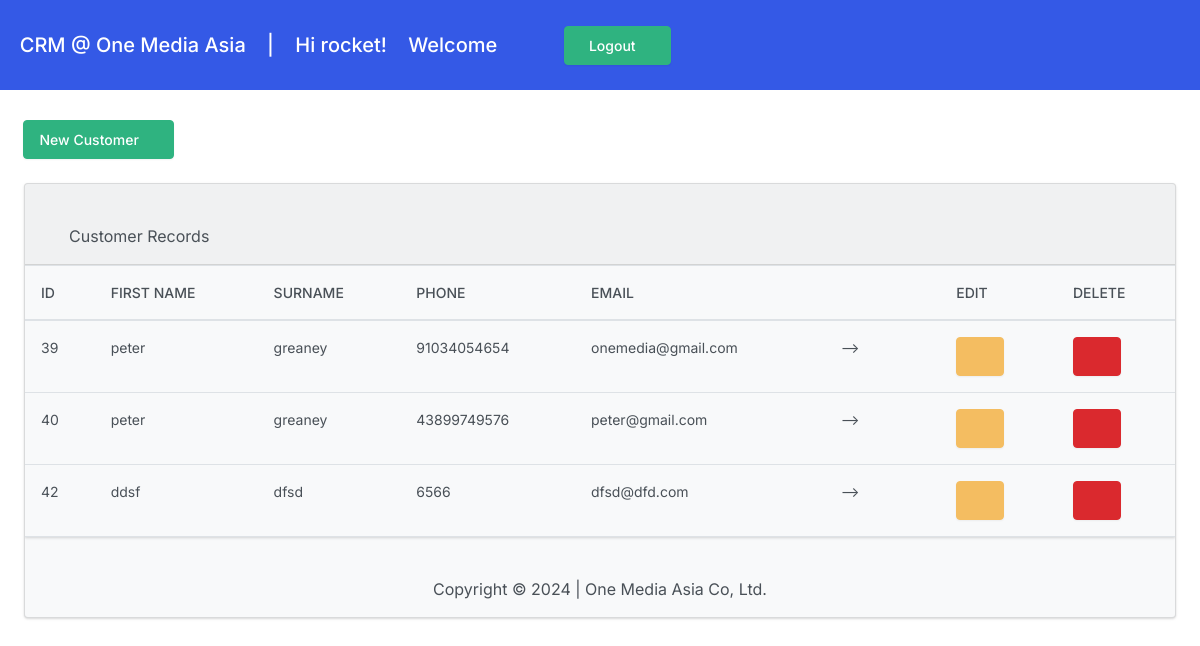
The app's page / (signed in), older data.
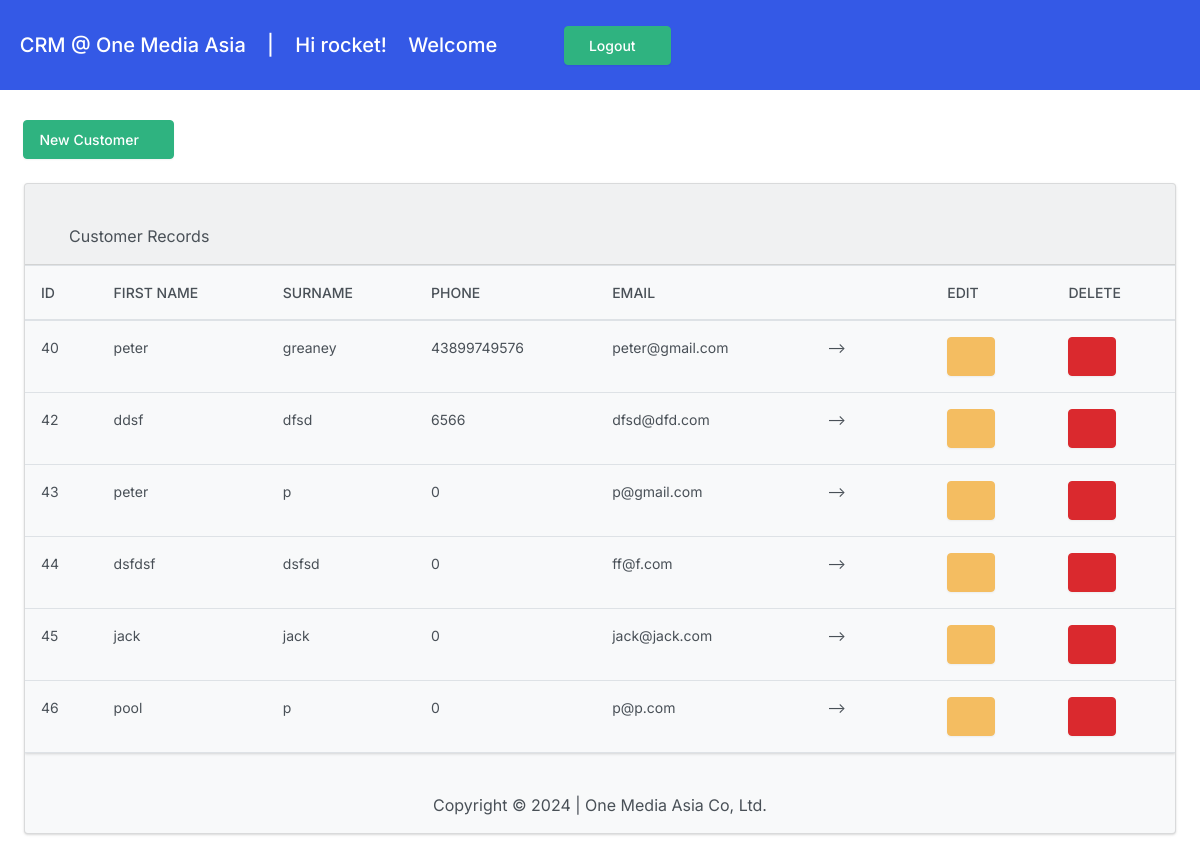
The same page, newer data.
### crm/models.py (models this page shows, shortened)
class Customer(models.Model):
    firstname = models.CharField(max_length=255)
    surname = models.CharField(max_length=255)
    phone = models.CharField(max_length=255)
    email = models.EmailField(unique=True)
    created_at = models.DateTimeField(auto_now_add=True)

### crm/views.py (the view)
# urls.py: path('', views.customer_list, name='customer_list'),
@login_required
def customer_list(request):
    customers = Customer.objects.all()
    return render(request, 'crm/customer_list.html', {'customers': customers})

### crm/templates/crm/customer_list.html (shortened to what this page needs)
<!DOCTYPE html>
<html>
<head>
  {% load static %}
    <link rel="stylesheet" href="https://cdn.jsdelivr.net/npm/bootstrap@4.3.1/dist/css/bootstrap.min.css">
    <link href="{% static 'strap.min.css' %}" rel="stylesheet" type="text/css">
    {% if user.is_authenticated %}
{% include "crm/navbar.html" %}
{% else %}do this{% endif %}
</head><br><br>
<body>
  <div class="card bg-light ms-4 me-4 mb-4">
    <div class="card-header"><br>
      <i class="fa-solid fa-list fa-lg"></i> Customer Records
    </div>
        <div class="table-responsive">
          <table class="table table">
            <thead>
           <th scope="col">ID</th>
            <th scope="col">First Name</th>
            <th scope="col">Surname</th>
            <th scope="col">Phone</th>
            <th scope="col">Email</th>
            <th scope="col"></th>
            <th scope="col"></th>
            <th scope="col">Edit</th>
            <th scope="col">Delete</th>
        </thead>
        {% for customer in customers %}
          <tr>
            <td>{{customer.id}}</td>
            <td>{{ customer.firstname }}</td>
            <td>{{ customer.surname }}</td>
            <td>{{ customer.phone }}</td>
            <td>{{ customer.email }}</td>
            <td>--></td>
            <td></td>
         <td> <a class="btn btn-warning me-1" href="{% url 'edit_customer' customer.id %}"></a>
          </td>
          <td> <button class="btn btn-danger" name="delete"></button></td>
            {% endfor %}
          </tr>
          {% load crispy_forms_tags %}
      </table>
    {% comment %} <a href="{% url 'logout' %}">Logout</a> {% endcomment %}</div>
</body>
<div align="center" valign="middle"></br><p>Copyright © 2024 |  One Media Asia Co, Ltd.</p></div>
</html>

### crm/templates/crm/navbar.html (shortened to what this page needs)
{% load static %}
<nav class="navbar navbar-expand-md navbar-dark fixed-top bg-primary">
    <br><br>&nbsp;<a class="navbar-brand" href="/">CRM @ One Media Asia   &nbsp;&nbsp; |
      &nbsp;&nbsp; Hi {{ user}}!  &nbsp;&nbsp; Welcome  &nbsp;&nbsp;  </a>
    <div class="collapse navbar-collapse" id="navbarCollapse">
      <ul class="navbar-nav mr-auto">
       <li class="nav-item" >
        <form action="{% url 'logout' %}" method="post">
          {% csrf_token %} &nbsp;&nbsp; <button class="btn btn-success" type="submit">&nbsp;&nbsp;Logout&nbsp;&nbsp;<i class="fa-solid fa-wheelchair-move"></i></button>
      </form>
        </li>
     </div>
     <link href="{% static 'fontawesomefree/css/all.min.css' %}" rel="stylesheet" type="text/css">
     <link rel="stylesheet" href="https://cdn.jsdelivr.net/npm/bootstrap@4.3.1/dist/css/bootstrap.min.css">
     <link href="{% static 'strap.min.css' %}" rel="stylesheet" type="text/css">
  </nav><br><br><br><br> <br>&nbsp;&nbsp;&nbsp;&nbsp;
    <a class="btn btn-success" href="/customer/add/">New Customer&nbsp;&nbsp;<span class="fa-solid fa-user-pen"><span></a>
  <link rel="stylesheet" href="https://cdn.jsdelivr.net/npm/bootstrap@4.3.1/dist/css/bootstrap.min.css">

### crm/templates/crm/customer_list.html (style rules this page uses)
*,::after,::before { box-sizing:border-box }
@media (prefers-reduced-motion:no-preference) { :root { scroll-behavior:smooth } }
body { margin:0;font-family:var(--bs-body-font-family);font-size:var(--bs-body-font-size);font-weight:var(--bs-body-font-weight);line-height:var(--bs-body-line-height);color:var(--bs-body-color);text-align:var(--bs-body-text-align);background-color:var(--bs-body-bg);-webkit-text-size-adjust:100%;-webkit-tap-highlight-color:transparent }
p { margin-top:0;margin-bottom:1rem }
ol,ul { padding-left:2rem }
dl,ol,ul { margin-top:0;margin-bottom:1rem }
a { color:#3459e6;text-decoration:underline }
table { caption-side:bottom;border-collapse:collapse }
th { font-weight:500;text-align:inherit;text-align:-webkit-match-parent }
tbody,td,tfoot,th,thead,tr { border-color:inherit;border-style:solid;border-width:0 }
button { border-radius:0 }
button,input,optgroup,select,textarea { margin:0;font-family:inherit;font-size:inherit;line-height:inherit }
button,select { text-transform:none }
[type=button],[type=reset],[type=submit],button { -webkit-appearance:button }
[type=button]:not(:disabled),[type=reset]:not(:disabled),[type=submit]:not(:disabled),button:not(:disabled) { cursor:pointer }
.table { --bs-table-bg:transparent;--bs-table-accent-bg:transparent;--bs-table-striped-color:#495057;--bs-table-striped-bg:rgba(0, 0, 0, 0.05);--bs-table-active-color:#495057;--bs-table-active-bg:rgba(0, 0, 0, 0.1);--bs-table-hover-color:#495057;--bs-table-hover-bg:rgba(0, 0, 0, 0.075);width:100%;margin-bottom:1rem;color:#495057;vertical-align:top;border-color:#dee2e6 }
.table>:not(caption)>*>* { padding:1rem 1rem;background-color:var(--bs-table-bg);border-bottom-width:1px;box-shadow:inset 0 0 0 9999px var(--bs-table-accent-bg) }
.table>thead { vertical-align:bottom }
.table-responsive { overflow-x:auto;-webkit-overflow-scrolling:touch }
.btn { display:inline-block;font-weight:500;line-height:1.5;color:#495057;text-align:center;text-decoration:none;vertical-align:middle;cursor:pointer;-webkit-user-select:none;-moz-user-select:none;-ms-user-select:none;user-select:none;background-color:transparent;border:1px solid transparent;padding:.5rem 1rem;font-size:.875rem;border-radius:.25rem;transition:color .15s ease-in-out,background-color .15s ease-in-out,border-color .15s ease-in-out,box-shadow .15s ease-in-out }
.btn-success { color:#fff;background-color:#2fb380;border-color:#2fb380;box-shadow:0 1px 2px rgba(0,0,0,.05) }
.btn-warning { color:#fff;background-color:#f4bd61;border-color:#f4bd61;box-shadow:0 1px 2px rgba(0,0,0,.05) }
.btn-danger { color:#fff;background-color:#da292e;border-color:#da292e;box-shadow:0 1px 2px rgba(0,0,0,.05) }
.collapse:not(.show) { display:none }
.navbar { position:relative;display:-ms-flexbox;display:flex;-ms-flex-wrap:wrap;flex-wrap:wrap;-ms-flex-align:center;align-items:center;-ms-flex-pack:justify;justify-content:space-between;padding-top:.85rem;padding-bottom:.85rem }
.navbar-brand { padding-top:.3125rem;padding-bottom:.3125rem;margin-right:1rem;font-size:1.25rem;text-decoration:none;white-space:nowrap }
.navbar-nav { display:-ms-flexbox;display:flex;-ms-flex-direction:column;flex-direction:column;padding-left:0;margin-bottom:0;list-style:none }
.navbar-collapse { -ms-flex-preferred-size:100%;flex-basis:100%;-ms-flex-positive:1;flex-grow:1;-ms-flex-align:center;align-items:center }
@media (min-width:768px) { .navbar-expand-md { -ms-flex-wrap:nowrap;flex-wrap:nowrap;-ms-flex-pack:start;justify-content:flex-start } }
@media (min-width:768px) { .navbar-expand-md .navbar-nav { -ms-flex-direction:row;flex-direction:row } }
@media (min-width:768px) { .navbar-expand-md .navbar-collapse { display:-ms-flexbox!important;display:flex!important;-ms-flex-preferred-size:auto;flex-basis:auto } }
.navbar-dark .navbar-brand { color:#fff }
.card { position:relative;display:-ms-flexbox;display:flex;-ms-flex-direction:column;flex-direction:column;min-width:0;word-wrap:break-word;background-color:#fff;background-clip:border-box;border:1px solid rgba(0,0,0,.125);border-radius:.25rem }
.card-header { padding:1rem 1.5rem;margin-bottom:0;background-color:rgba(0,0,0,.03);border-bottom:1px solid rgba(0,0,0,.125) }
.card-header:first-child { border-radius:calc(.25rem - 1px) calc(.25rem - 1px) 0 0 }
.fixed-top { position:fixed;top:0;right:0;left:0;z-index:1030 }
.me-1 { margin-right:.25rem!important }
.me-4 { margin-right:1.5rem!important }
.mb-4 { margin-bottom:1.5rem!important }
.ms-4 { margin-left:1.5rem!important }

Row changes from the older to the newer data that the page shows:
removed Customer: id "39", firstname "peter", surname "greaney", phone "91034054654", email "onemedia@gmail.com"
added Customer: id "43", firstname "peter", surname "p", phone "0", email "p@gmail.com"
added Customer: id "44", firstname "dsfdsf", surname "dsfsd", phone "0", email "ff@f.com"
added Customer: id "45", firstname "jack", surname "jack", phone "0", email "jack@jack.com"
added Customer: id "46", firstname "pool", surname "p", phone "0", email "p@p.com"
